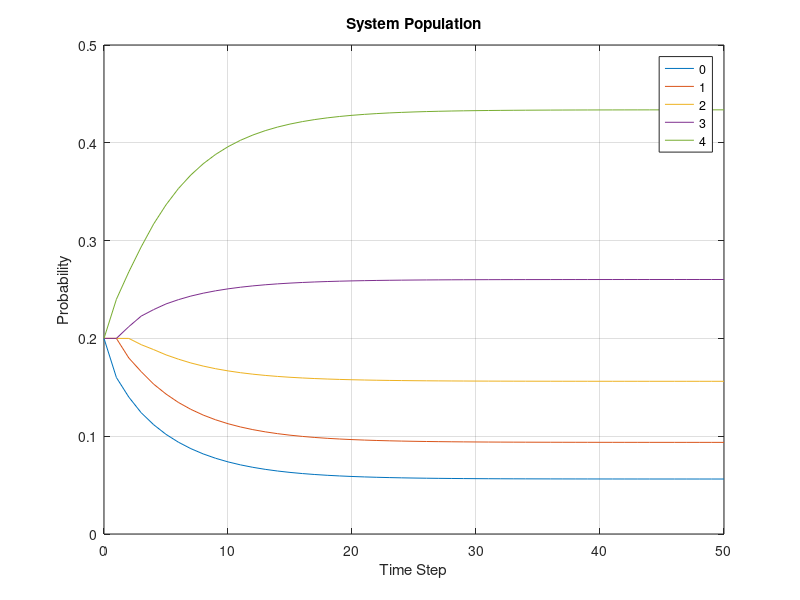

Here is the MATLAB script that generated this plot:
%%
%   Author: Yash Bansod
%   Date: 26th March, 2020  
%   Problem 1a - Markov Birth-Death Process
%
% GitHub: <https://github.com/YashBansod>

%% Clear the environment and the command line
clear;
clc;
close all;

%% Define the input parmeters
num_time_steps = 50;                    % Number of time steps
state_vec_size = 5;                     % N + 1; N = Maximum Population
states = {'0', '1', '2', '3', '4'};     % State Labels
assert(size(states, 2) == state_vec_size);

% Construct the birth rate vector. Vector is used to keep our code 
% adaptable to varying birth rates for different states
birth_rate = 0.5;
birth_rate_vec = zeros(1, state_vec_size);
birth_rate_vec(1:end - 1) = birth_rate;

% Construct the death rate vector. Vector is used to keep our code 
% adaptable to varying death rates for different states
death_rate = 0.3;
death_rate_vec = zeros(1, state_vec_size);
death_rate_vec(2:end) = death_rate;

% Construct the state matrix where each row represents the state vector at
% time step = row_index - 1
state_mat = zeros(num_time_steps + 1, state_vec_size);
state_mat(1, :) = 1/state_vec_size;     % Define the initial state vector

% Construct the state transition matrix
transition_mat = zeros(state_vec_size, state_vec_size);
for row_ind = 1:state_vec_size
    for col_ind = 1:state_vec_size
        if col_ind == row_ind - 1
            transition_mat(row_ind, col_ind) = death_rate_vec(row_ind);
        elseif col_ind == row_ind
            transition_mat(row_ind, col_ind) = 1 - ...
                (birth_rate_vec(row_ind) + death_rate_vec(row_ind));
        elseif col_ind == row_ind + 1
            transition_mat(row_ind, col_ind) = birth_rate_vec(row_ind);
        end
    end
end

%% Compute the state vector at each time step
for time_step = 2:num_time_steps+1
    state_mat(time_step, :) = state_mat(time_step - 1, :) * transition_mat;
end

% Sanity Check
transition_mat_ss = transition_mat^num_time_steps;
state_mat_ss = state_mat(1, :) * transition_mat_ss;
assert(all((state_mat_ss - state_mat(end, :)) < 1e-10));

%% Plot the results
time_line = 0:num_time_steps;
plot(time_line, state_mat(:, 1));
hold on;

for state_vec_ind = 2:state_vec_size
    plot(time_line, state_mat(:, state_vec_ind));
end
hold off;
legend(states);
title('System Population');
xlabel('Time Step');
ylabel('Probability');
grid on;
